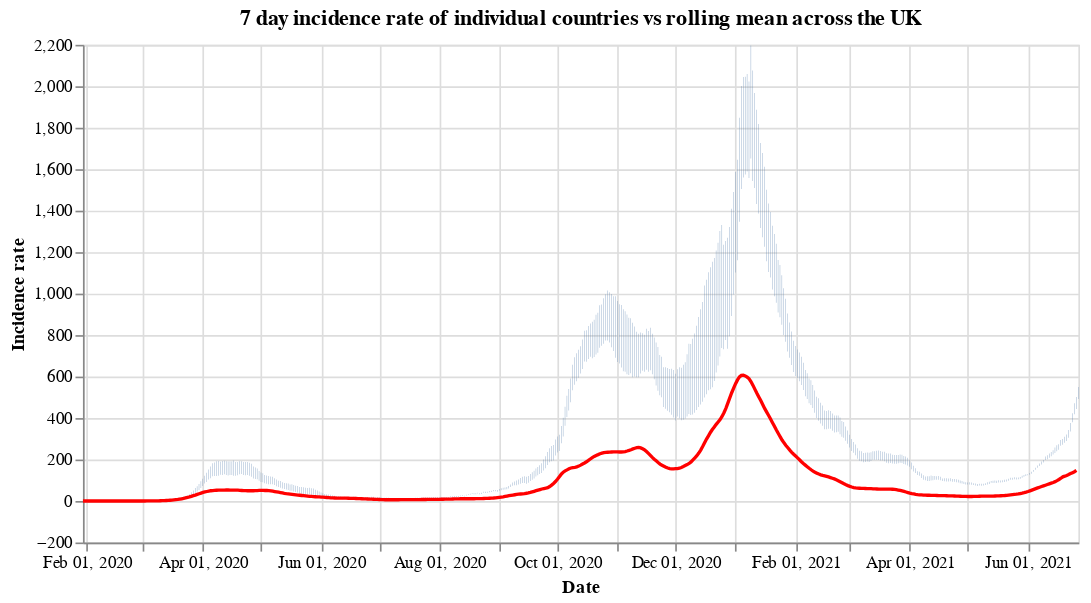

This figure's notebook cell:
### Code cell
#collapse
countries = uk_cases['areaName'].unique()
countries.sort()

selection = alt.selection_single(
    name='Select',
    fields=['areaName'],
    init={'areaName': 'Wales'},
    bind={'areaName': alt.binding_select(options=countries)}
)

# scatter plot, modify opacity based on selection
bars = alt.Chart(uk_cases).mark_bar().add_selection(
    selection
).encode(
    x=alt.X("yearmonthdate(date):T", axis=alt.Axis(title='Date')),
    y=alt.Y("weeklyCasesRate:Q", axis=alt.Axis(title='Incidence rate')),
    tooltip='weeklyCasesRate:Q',
    opacity=alt.condition(selection, alt.value(1), alt.value(0))
).properties(title=f'7 day incidence rate of individual countries vs rolling mean across the UK', width=600)

line = alt.Chart(overview_cases).mark_line(
    color='red',
    size=2,
).transform_window(
    rolling_mean='mean(weeklyCasesRate)',
    frame=[0, 7]
).encode(
    x='yearmonthdate(date):T',
    y='rolling_mean:Q'
)

alt.layer(bars, line)

### Figure 1 — Vega-Lite specification as saved in the notebook (floating-point values rounded to 4 significant figures; data arrays with more than 128 entries replaced by an {"elided": "..."} marker saying what was removed)
{"config": {"view": {"continuousWidth": 400, "continuousHeight": 300}}, "layer": [{"data": {"name": "data-532de9450267d02b6581df5ec951410a"}, "mark": "bar", "encoding": {"opacity": {"condition": {"value": 1, "selection": "Select"}, "value": 0}, "tooltip": {"type": "quantitative", "field": "weeklyCasesRate"}, "x": {"type": "temporal", "axis": {"title": "Date"}, "field": "date", "timeUnit": "yearmonthdate"}, "y": {"type": "quantitative", "axis": {"title": "Incidence rate"}, "field": "weeklyCasesRate"}}, "selection": {"Select": {"type": "single", "fields": ["areaName"], "init": {"areaName": "Wales"}, "bind": {"areaName": {"input": "select", "options": ["England", "Northern Ireland", "Scotland", "Wales"]}}}}, "title": "7 day incidence rate of individual countries vs rolling mean across the UK", "width": 600}, {"data": {"name": "data-c867cc3f1cd661ae3186a7ceebe0f7b6"}, "mark": {"type": "line", "color": "red", "size": 2}, "encoding": {"x": {"type": "temporal", "field": "date", "timeUnit": "yearmonthdate"}, "y": {"type": "quantitative", "field": "rolling_mean"}}, "transform": [{"window": [{"op": "mean", "field": "weeklyCasesRate", "as": "rolling_mean"}], "frame": [0, 7]}]}], "$schema": "https://vega.github.io/schema/vega-lite/v4.8.1.json", "datasets": {"data-532de9450267d02b6581df5ec951410a": {"elided": "1964 records"}, "data-c867cc3f1cd661ae3186a7ceebe0f7b6": {"elided": "514 records"}}}
